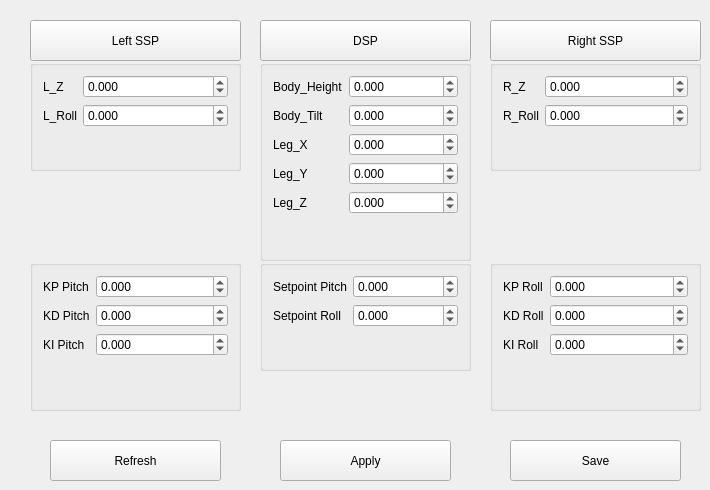
    <widget class="QWidget" name="tab">
     <attribute name="title">
      <string>Feedback</string>
     </attribute>
     <widget class="QPushButton" name="fb_apply_button">
      <property name="geometry">
       <rect>
        <x>280</x>
        <y>440</y>
        <width>171</width>
        <height>41</height>
       </rect>
      </property>
      <property name="text">
       <string>Apply</string>
      </property>
     </widget>
     <widget class="QPushButton" name="Left_SSP">
      <property name="geometry">
       <rect>
        <x>30</x>
        <y>20</y>
        <width>211</width>
        <height>41</height>
       </rect>
      </property>
      <property name="text">
       <string>Left SSP</string>
      </property>
     </widget>
     <widget class="QPushButton" name="Right_SSP">
      <property name="geometry">
       <rect>
        <x>490</x>
        <y>20</y>
        <width>211</width>
        <height>41</height>
       </rect>
      </property>
      <property name="text">
       <string>Right SSP</string>
      </property>
     </widget>
     <widget class="QPushButton" name="fb_refresh_button">
      <property name="geometry">
       <rect>
        <x>50</x>
        <y>440</y>
        <width>171</width>
        <height>41</height>
       </rect>
      </property>
      <property name="text">
       <string>Refresh</string>
      </property>
     </widget>
     <widget class="QPushButton" name="fb_save_button">
      <property name="geometry">
       <rect>
        <x>510</x>
        <y>440</y>
        <width>171</width>
        <height>41</height>
       </rect>
      </property>
      <property name="text">
       <string>Save</string>
      </property>
     </widget>
     <widget class="QGroupBox" name="formGroupBox_36">
      <property name="geometry">
       <rect>
        <x>260</x>
        <y>60</y>
        <width>211</width>
        <height>201</height>
       </rect>
      </property>
      <layout class="QFormLayout" name="formLayout_43">
       <property name="leftMargin">
        <number>10</number>
       </property>
       <property name="rightMargin">
        <number>10</number>
       </property>
       <item row="0" column="0">
        <widget class="QLabel" name="label_323">
         <property name="text">
          <string>Body_Height</string>
         </property>
        </widget>
       </item>
       <item row="0" column="1">
        <widget class="QDoubleSpinBox" name="FB_Body_Height">
         <property name="decimals">
          <number>3</number>
         </property>
         <property name="minimum">
          <double>-50.000000000000000</double>
         </property>
         <property name="maximum">
          <double>50.000000000000000</double>
         </property>
         <property name="singleStep">
          <double>0.010000000000000</double>
         </property>
        </widget>
       </item>
       <item row="1" column="0">
        <widget class="QLabel" name="label_333">
         <property name="text">
          <string>Body_Tilt</string>
         </property>
        </widget>
       </item>
       <item row="1" column="1">
        <widget class="QDoubleSpinBox" name="FB_Body_Tilt">
         <property name="decimals">
          <number>3</number>
         </property>
         <property name="minimum">
          <double>-45.000000000000000</double>
         </property>
         <property name="maximum">
          <double>45.000000000000000</double>
         </property>
         <property name="singleStep">
          <double>0.010000000000000</double>
         </property>
        </widget>
       </item>
       <item row="2" column="0">
        <widget class="QLabel" name="label_348">
         <property name="text">
          <string>Leg_X</string>
         </property>
        </widget>
       </item>
       <item row="2" column="1">
        <widget class="QDoubleSpinBox" name="FB_Leg_X">
         <property name="decimals">
          <number>3</number>
         </property>
         <property name="minimum">
          <double>-10.000000000000000</double>
         </property>
         <property name="maximum">
          <double>10.000000000000000</double>
         </property>
         <property name="singleStep">
          <double>0.010000000000000</double>
         </property>
        </widget>
       </item>
       <item row="3" column="0">
        <widget class="QLabel" name="label_334">
         <property name="text">
          <string>Leg_Y</string>
         </property>
        </widget>
       </item>
       <item row="3" column="1">
        <widget class="QDoubleSpinBox" name="FB_Leg_Y">
         <property name="decimals">
          <number>3</number>
         </property>
         <property name="minimum">
          <double>-10.000000000000000</double>
         </property>
         <property name="maximum">
          <double>10.000000000000000</double>
         </property>
         <property name="singleStep">
          <double>0.010000000000000</double>
         </property>
        </widget>
       </item>
       <item row="4" column="0">
        <widget class="QLabel" name="label_345">
         <property name="text">
          <string>Leg_Z</string>
         </property>
        </widget>
       </item>
       <item row="4" column="1">
        <widget class="QDoubleSpinBox" name="FB_Leg_Z">
         <property name="decimals">
          <number>3</number>
         </property>
         <property name="minimum">
          <double>-10.000000000000000</double>
         </property>
         <property name="maximum">
          <double>10.000000000000000</double>
         </property>
         <property name="singleStep">
          <double>0.010000000000000</double>
         </property>
        </widget>
       </item>
      </layout>
     </widget>
     <widget class="QPushButton" name="DSP">
      <property name="geometry">
       <rect>
        <x>260</x>
        <y>20</y>
        <width>211</width>
        <height>41</height>
       </rect>
      </property>
      <property name="text">
       <string>DSP</string>
      </property>
     </widget>
     <widget class="QGroupBox" name="formGroupBox_37">
      <property name="geometry">
       <rect>
        <x>490</x>
        <y>60</y>
        <width>211</width>
        <height>111</height>
       </rect>
      </property>
      <layout class="QFormLayout" name="formLayout_45">
       <property name="leftMargin">
        <number>10</number>
       </property>
       <property name="rightMargin">
        <number>10</number>
       </property>
       <item row="0" column="0">
        <widget class="QLabel" name="label_346">
         <property name="text">
          <string>R_Z</string>
         </property>
        </widget>
       </item>
       <item row="0" column="1">
        <widget class="QDoubleSpinBox" name="FB_Leg_R_Z">
         <property name="decimals">
          <number>3</number>
         </property>
         <property name="minimum">
          <double>-50.000000000000000</double>
         </property>
         <property name="maximum">
          <double>50.000000000000000</double>
         </property>
         <property name="singleStep">
          <double>0.010000000000000</double>
         </property>
        </widget>
       </item>
       <item row="1" column="0">
        <widget class="QLabel" name="label_347">
         <property name="text">
          <string>R_Roll</string>
         </property>
        </widget>
       </item>
       <item row="1" column="1">
        <widget class="QDoubleSpinBox" name="FB_R_Roll">
         <property name="decimals">
          <number>3</number>
         </property>
         <property name="minimum">
          <double>-50.000000000000000</double>
         </property>
         <property name="maximum">
          <double>50.000000000000000</double>
         </property>
         <property name="singleStep">
          <double>0.010000000000000</double>
         </property>
        </widget>
       </item>
      </layout>
     </widget>
     <widget class="QGroupBox" name="formGroupBox_38">
      <property name="geometry">
       <rect>
        <x>30</x>
        <y>60</y>
        <width>211</width>
        <height>111</height>
       </rect>
      </property>
      <layout class="QFormLayout" name="formLayout_46">
       <property name="leftMargin">
        <number>10</number>
       </property>
       <property name="rightMargin">
        <number>10</number>
       </property>
       <item row="0" column="0">
        <widget class="QLabel" name="label_349">
         <property name="text">
          <string>L_Z</string>
         </property>
        </widget>
       </item>
       <item row="0" column="1">
        <widget class="QDoubleSpinBox" name="FB_Leg_L_Z">
         <property name="decimals">
          <number>3</number>
         </property>
         <property name="minimum">
          <double>-50.000000000000000</double>
         </property>
         <property name="maximum">
          <double>50.000000000000000</double>
         </property>
         <property name="singleStep">
          <double>0.010000000000000</double>
         </property>
        </widget>
       </item>
       <item row="1" column="0">
        <widget class="QLabel" name="label_350">
         <property name="text">
          <string>L_Roll</string>
         </property>
        </widget>
       </item>
       <item row="1" column="1">
        <widget class="QDoubleSpinBox" name="FB_L_Roll">
         <property name="decimals">
          <number>3</number>
         </property>
         <property name="minimum">
          <double>-50.000000000000000</double>
         </property>
         <property name="maximum">
          <double>50.000000000000000</double>
         </property>
         <property name="singleStep">
          <double>0.010000000000000</double>
         </property>
        </widget>
       </item>
      </layout>
     </widget>
     <widget class="QGroupBox" name="formGroupBox_39">
      <property name="geometry">
       <rect>
        <x>260</x>
        <y>260</y>
        <width>211</width>
        <height>111</height>
       </rect>
      </property>
      <layout class="QFormLayout" name="formLayout_47">
       <property name="leftMargin">
        <number>10</number>
       </property>
       <property name="rightMargin">
        <number>10</number>
       </property>
       <item row="0" column="0">
        <widget class="QLabel" name="label_351">
         <property name="text">
          <string>Setpoint Pitch</string>
         </property>
        </widget>
       </item>
       <item row="0" column="1">
        <widget class="QDoubleSpinBox" name="FB_Setpoint_Pitch">
         <property name="decimals">
          <number>3</number>
         </property>
         <property name="minimum">
          <double>-50.000000000000000</double>
         </property>
         <property name="maximum">
          <double>50.000000000000000</double>
         </property>
         <property name="singleStep">
          <double>0.001000000000000</double>
         </property>
        </widget>
       </item>
       <item row="1" column="0">
        <widget class="QLabel" name="label_352">
         <property name="text">
          <string>Setpoint Roll</string>
         </property>
        </widget>
       </item>
       <item row="1" column="1">
        <widget class="QDoubleSpinBox" name="FB_Setpoint_Roll">
         <property name="decimals">
          <number>3</number>
         </property>
         <property name="minimum">
          <double>-50.000000000000000</double>
         </property>
         <property name="maximum">
          <double>50.000000000000000</double>
         </property>
         <property name="singleStep">
          <double>0.001000000000000</double>
         </property>
        </widget>
       </item>
      </layout>
     </widget>
     <widget class="QGroupBox" name="formGroupBox_41">
      <property name="geometry">
       <rect>
        <x>30</x>
        <y>260</y>
        <width>211</width>
        <height>151</height>
       </rect>
      </property>
      <layout class="QFormLayout" name="formLayout_49">
       <property name="leftMargin">
        <number>10</number>
       </property>
       <property name="rightMargin">
        <number>10</number>
       </property>
       <item row="0" column="0">
        <widget class="QLabel" name="label_355">
         <property name="text">
          <string>KP Pitch</string>
         </property>
        </widget>
       </item>
       <item row="0" column="1">
        <widget class="QDoubleSpinBox" name="FB_Gain_Angle_Pitch">
         <property name="decimals">
          <number>3</number>
         </property>
         <property name="minimum">
          <double>-50.000000000000000</double>
         </property>
         <property name="maximum">
          <double>50.000000000000000</double>
         </property>
         <property name="singleStep">
          <double>0.001000000000000</double>
         </property>
        </widget>
       </item>
       <item row="1" column="0">
        <widget class="QLabel" name="label_356">
         <property name="text">
          <string>KD Pitch</string>
         </property>
        </widget>
       </item>
       <item row="1" column="1">
        <widget class="QDoubleSpinBox" name="FB_Gain_Velocity_Pitch">
         <property name="decimals">
          <number>3</number>
         </property>
         <property name="minimum">
          <double>-50.000000000000000</double>
         </property>
         <property name="maximum">
          <double>50.000000000000000</double>
         </property>
         <property name="singleStep">
          <double>0.001000000000000</double>
         </property>
        </widget>
       </item>
       <item row="2" column="0">
        <widget class="QLabel" name="label_357">
         <property name="text">
          <string>KI Pitch</string>
         </property>
        </widget>
       </item>
       <item row="2" column="1">
        <widget class="QDoubleSpinBox" name="FB_Gain_Integral_Pitch">
         <property name="decimals">
          <number>3</number>
         </property>
         <property name="minimum">
          <double>-50.000000000000000</double>
         </property>
         <property name="maximum">
          <double>50.000000000000000</double>
         </property>
         <property name="singleStep">
          <double>0.001000000000000</double>
         </property>
        </widget>
       </item>
      </layout>
     </widget>
     <widget class="QGroupBox" name="formGroupBox_42">
      <property name="geometry">
       <rect>
        <x>490</x>
        <y>260</y>
        <width>211</width>
        <height>151</height>
       </rect>
      </property>
      <layout class="QFormLayout" name="formLayout_50">
       <property name="leftMargin">
        <number>10</number>
       </property>
       <property name="rightMargin">
        <number>10</number>
       </property>
       <item row="0" column="0">
        <widget class="QLabel" name="label_358">
         <property name="text">
          <string>KP Roll</string>
         </property>
        </widget>
       </item>
       <item row="0" column="1">
        <widget class="QDoubleSpinBox" name="FB_Gain_Angle_Roll">
         <property name="decimals">
          <number>3</number>
         </property>
         <property name="minimum">
          <double>-50.000000000000000</double>
         </property>
         <property name="maximum">
          <double>50.000000000000000</double>
         </property>
         <property name="singleStep">
          <double>0.001000000000000</double>
         </property>
        </widget>
       </item>
       <item row="1" column="0">
        <widget class="QLabel" name="label_359">
         <property name="text">
          <string>KD Roll</string>
         </property>
        </widget>
       </item>
       <item row="1" column="1">
        <widget class="QDoubleSpinBox" name="FB_Gain_Velocity_Roll">
         <property name="decimals">
          <number>3</number>
         </property>
         <property name="minimum">
          <double>-50.000000000000000</double>
         </property>
         <property name="maximum">
          <double>50.000000000000000</double>
         </property>
         <property name="singleStep">
          <double>0.001000000000000</double>
         </property>
        </widget>
       </item>
       <item row="2" column="0">
        <widget class="QLabel" name="label_360">
         <property name="text">
          <string>KI Roll</string>
         </property>
        </widget>
       </item>
       <item row="2" column="1">
        <widget class="QDoubleSpinBox" name="FB_Gain_Integral_Roll">
         <property name="decimals">
          <number>3</number>
         </property>
         <property name="minimum">
          <double>-50.000000000000000</double>
         </property>
         <property name="maximum">
          <double>50.000000000000000</double>
         </property>
         <property name="singleStep">
          <double>0.001000000000000</double>
         </property>
        </widget>
       </item>
      </layout>
     </widget>
    </widget>
